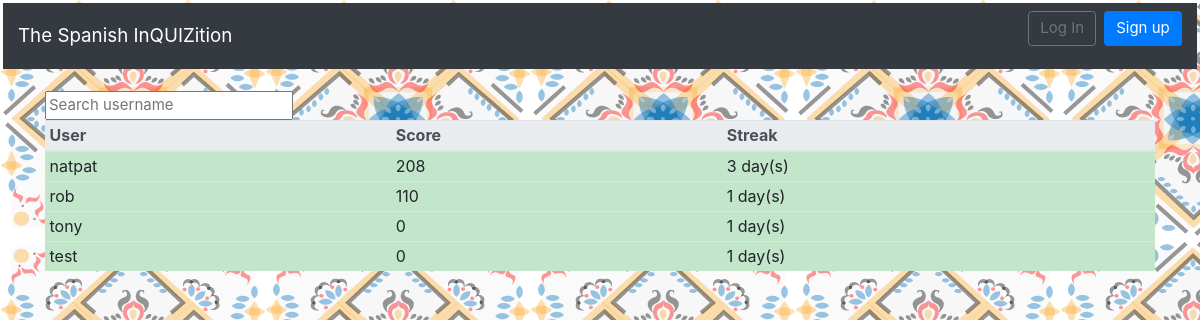
The app's page /courses/scoreboard/, older data.
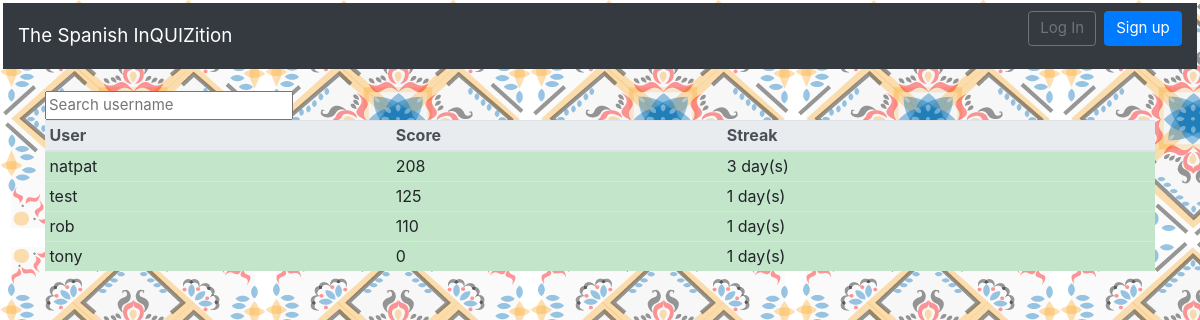
The same page, newer data.
### users/models.py (models this page shows)
class CustomUser(AbstractUser):
    points = models.PositiveIntegerField(null=False, blank=False, default=0)

### courses/views.py (the view)
# urls.py: path('scoreboard/', ScoreBoard.as_view(), name='scoreboard'),
class ScoreBoard(View):
    template_name = 'scoreboard.html'
    def get(self, request):
        users = PlayerScore.objects.all()
        userDict = dict()
        for item in users:
            userDict[item.user] = [item.score, ]
        rankedUsers = sorted(userDict.items(), key=lambda x: x[1], reverse=True)
        for key in userDict:
            days = PlayerScore.objects.filter(user=key).first()
            day = getattr(days, 'day_streak')
            userDict[key].append(day)
        context = {
            'users': len(rankedUsers),
            'ranked': rankedUsers,
        }
        return render(request, self.template_name, context)

### templates/scoreboard.html (shortened to what this page needs)
{% extends 'base.html' %}
{% block content %}
<body  style="background-image:url(/static/smalltile.png); background-repeat: repeat;
    margin:3px;">
<div id = "users2">
  <input type="text" class="search" placeholder="Search username" />
<table class="table table-hover table-sm" id="score-table">
  <thead class="thead-light">
    <tr>
      <th scope="col" class="sort" data-sort="name">User</th>
      <th scope="col" class="sort" data-sort="score">Score</th>
      <th scope="col" class="sort" data-sort="streak">Streak</th>
    </tr>
  </thead>
  <tbody class="list">
  {% for obj in ranked %}
  <tr class="table-success">
      <td class="name">{{ obj.0 }}</td>
      <td class="score">{{ obj.1.0 }}</td>
      <td class="streak">{{ obj.1.1 }} day(s)</td>
  </tr>
  {% endfor %}
  </tbody>
</table>
</div>
</body>
{% endblock content %}

Row changes from the older to the newer data that the page shows:
changed CustomUser "test": obj "0" → "125"; moves up the list
